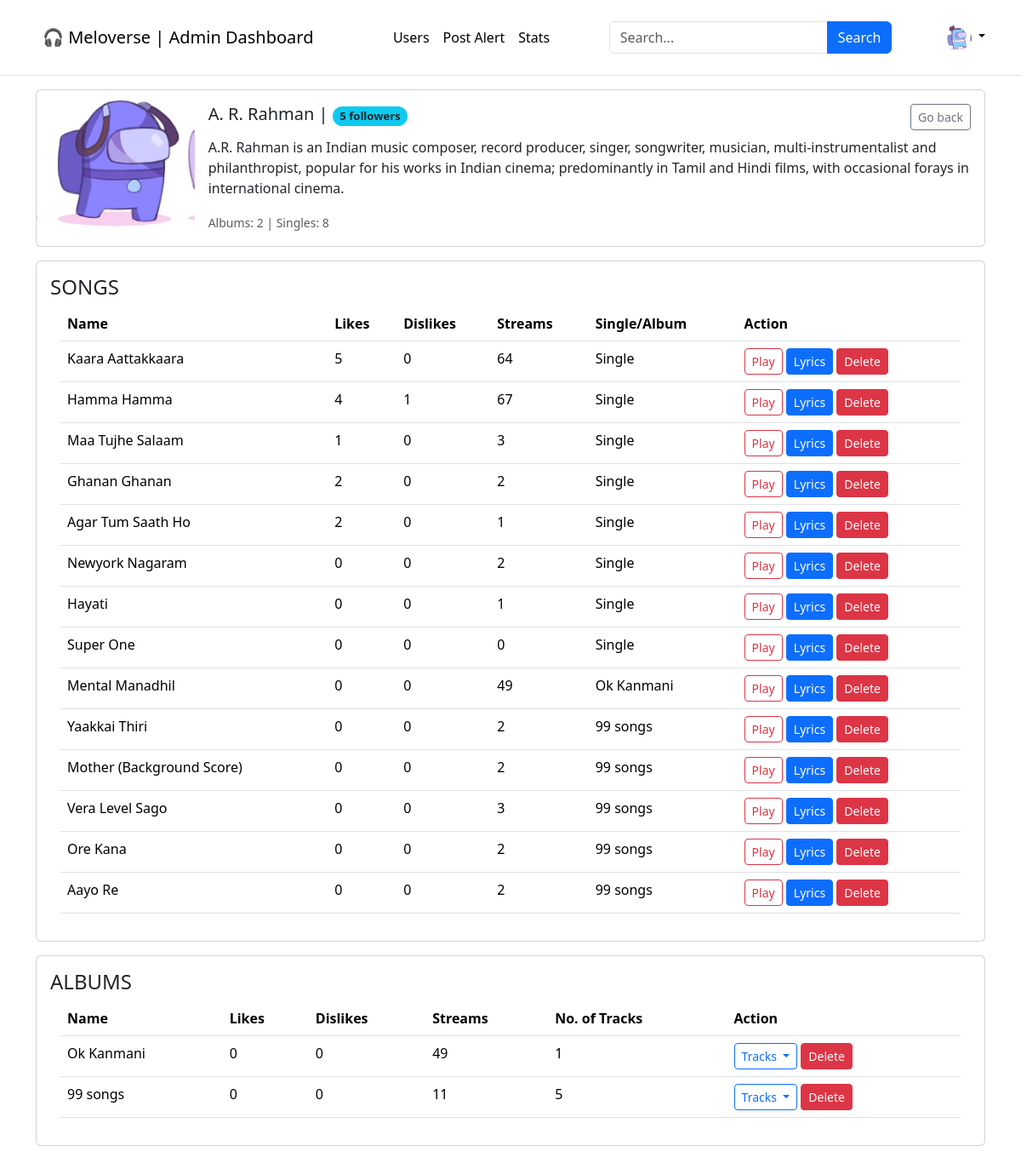
The app's page /admin/creator/4 (signed in), older data.
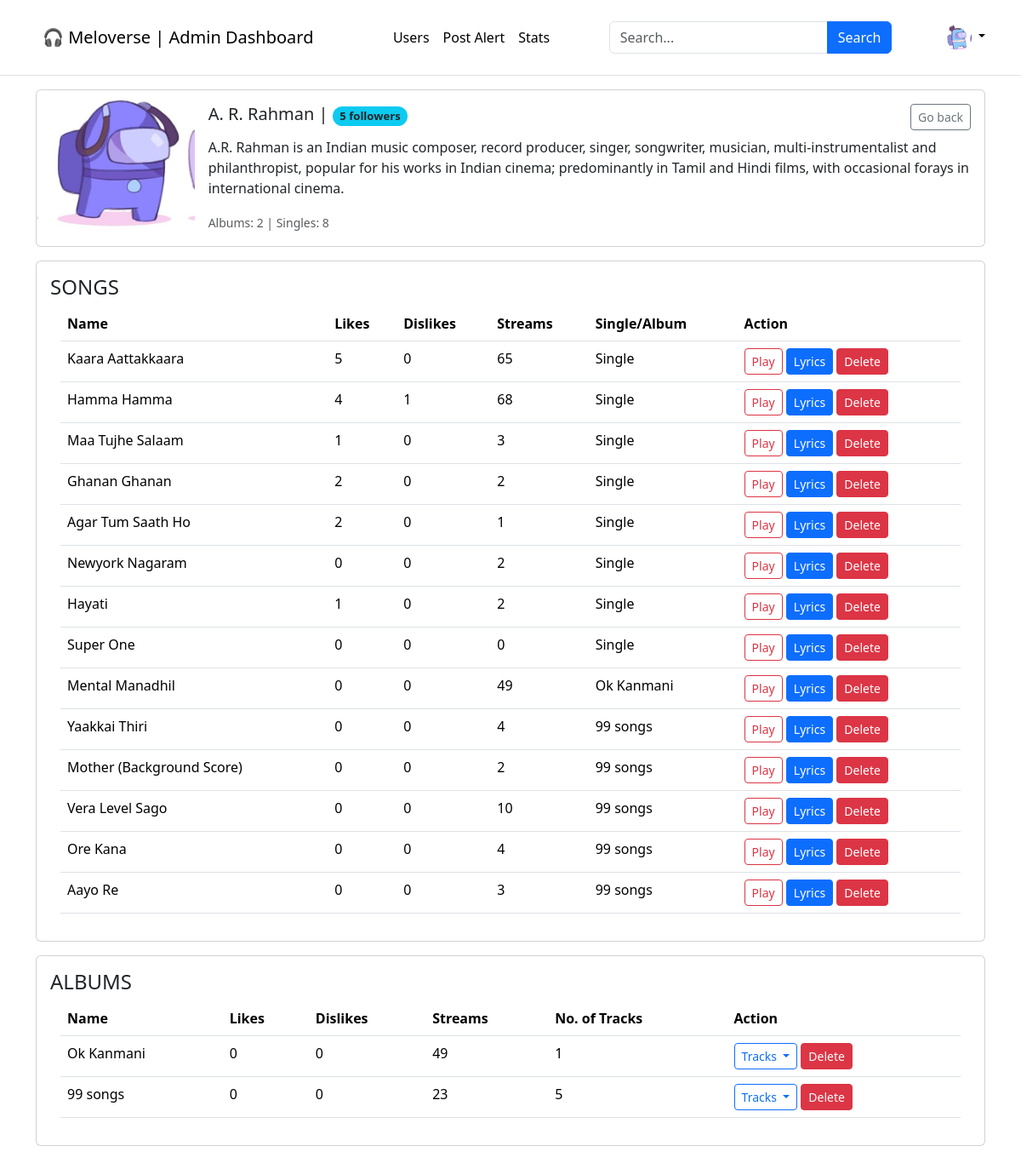
The same page, newer data.
### application/models.py (models this page shows)
class Tracks(db.Model):
    __tablename__ = "tracks"
    track_id = db.Column(db.Integer, primary_key=True, autoincrement=True)
    track_name = db.Column(db.String, nullable=False)
    artists = db.Column(db.String)
    creator_id = db.Column(db.String, db.ForeignKey("creator.creator_name"))
    track_file = db.Column(db.String, nullable=False)
    genre = db.Column(db.String)
    lyrics = db.Column(db.String)
    duration = db.Column(db.String)
    date_created = db.Column(db.Date)
    album_id = db.Column(db.Integer, default=0)
    likes = db.Column(db.Integer, default=0)
    dislikes = db.Column(db.Integer, default=0)
    plays = db.Column(db.Integer, default=0)

class Album(db.Model):
    __tablename__ = "album"
    album_id = db.Column(db.Integer, autoincrement=True, primary_key=True)
    creator_id = db.Column(db.String, db.ForeignKey("creator.creator_id"))
    album_name = db.Column(db.String, nullable=False)
    release_year = db.Column(db.String)
    genre = db.Column(db.String)
    description = db.Column(db.String)
    no_of_tracks = db.Column(db.Integer, default=0)
    date_created = db.Column(db.Date)

### application/app_controllers/admin.py (the view, shortened to what this page needs)
@admin.route("/admin/creator/<creator>", methods=["GET", "POST"])
@login_required
def creator_profile(creator):
    creator = Creator.query.get(creator)
    singles = Tracks.query.filter_by(creator_id=creator.creator_id, album_id=0).all()
    album_tracks = (
        db.session.query(Album, Tracks)
        .filter(Album.creator_id == creator.creator_id)
        .join(Album, Album.album_id == Tracks.album_id)
        .all()
    )
    songs = (
        db.session.query(Tracks, Album.album_name)
        .join(Album, Tracks.album_id == Album.album_id)
        .filter(Tracks.creator_id == creator.creator_id)
        .all()
    )
    tracks_alias = aliased(Tracks)
    album_obj = (
        db.session.query(
            Album,
            db.func.sum(tracks_alias.plays).label("total_plays"),
            db.func.sum(tracks_alias.likes).label("total_likes"),
            db.func.sum(tracks_alias.dislikes).label("total_dislikes"),
        )
        .join(tracks_alias, Album.album_id == tracks_alias.album_id)
        .join(Creator, Album.creator_id == Creator.creator_id)
        .filter(Creator.creator_id == creator.creator_id)
        .group_by(
            Album.album_id,
            Album.album_name,
            Album.release_year,
            Album.genre,
            Album.description,
            Album.no_of_tracks,
        )
        .all()
    )
    return render_template(
        "admin/creator_profile.html",
        creator=creator,
        albums_obj=album_obj,
        singles=singles,
        songs=songs,
        album_tracks=album_tracks,
    )

### application/app_controllers/auth.py (called while the page is built)
@login_manager.user_loader
def loader_user(user_id):
    return Users.query.get(user_id)

### templates/admin/creator_profile.html (shortened to what the changed rows need)
{% extends 'admin/admin_dashboard.html' %}
{% block body %}
<div class="container">
    <section>
        {% if singles!=[] or songs!=[] %}
        <div class="card mb-3">
            <div class="card-body">
                <div class="container">
                    <table class="table table-hover">
                        <thead>
                            <tr>
                                <th>Name</th>
                                <th>Likes</th>
                                <th>Dislikes</th>
                                <th>Streams</th>
                                <th>Single/Album</th>
                                <th>Action</th>
                            </tr>
                        </thead>
                        <tbody>
                            {% for song in singles %}
                            <tr>
                                <td>{{ song.track_name }}</td>
                                <td>{{ song.likes }}</td>
                                <td>{{ song.dislikes }}</td>
                                <td>{{ song.plays }}</td>
                                <td>Single</td>
                                <td>
                                    <button type="button" class="btn btn-outline-danger btn-sm"
                                        data-track-id="{{ song.track_id }}" data-track-file="{{ song.track_file }}"
                                        data-track-name="{{ song.track_name }}" data-artists="{{ song.artists }}"
                                        data-creatorid="{{ creator.creator_id }}" data-lyrics="{{ song.lyrics }}"
                                        data-creator="{{ creator.creator_name }}"
                                        data-current-user-name="{{ current_user.username }}"
                                        data-current-user-id="{{ current_user.id }}" style="position: relative;">
                                        Play
                                    </button>
                                    <button type="button" class="btn btn-primary btn-sm" data-bs-toggle="modal"
                                        data-bs-target="#lyrics_{{ song.track_id }}">
                                        Lyrics
                                    </button>
                                    <button type="button" class="btn btn-danger btn-sm" data-bs-toggle="modal"
                                        data-bs-target="#deletesingle_{{ song.track_id }}">
                                        Delete
                                    </button>
                                </td>
                            </tr>
                            {% endfor %}
                            {% for song, album in songs %}
                            <tr>
                                <td>{{ song.track_name }}</td>
                                <td>{{ song.likes }}</td>
                                <td>{{ song.dislikes }}</td>
                                <td>{{ song.plays }}</td>
                                <td>{{ album }}</td>
                                <td>
                                    <button type="button" class="btn btn-outline-danger btn-sm"
                                        data-track-id="{{ song.track_id }}" data-track-file="{{ song.track_file }}"
                                        data-track-name="{{ song.track_name }}" data-artists="{{ song.artists }}"
                                        data-creatorid="{{ creator.creator_id }}" data-lyrics="{{ song.lyrics }}"
                                        data-creator="{{ creator.creator_name }}"
                                        data-current-user-name="{{ current_user.username }}"
                                        data-current-user-id="{{ current_user.id }}" style="position: relative;">
                                        Play
                                    </button>
                                    <button type="button" class="btn btn-primary btn-sm" data-bs-toggle="modal"
                                        data-bs-target="#lyrics_{{ song.track_id }}">
                                        Lyrics
                                    </button>
                                    <button type="button" class="btn btn-danger btn-sm" data-bs-toggle="modal"
                                        data-bs-target="#deletesong_{{ song.track_id }}">
                                        Delete
                                    </button>
                                </td>
                            </tr>
                            {% endfor %}
                        </tbody>
                    </table>
                </div>
            </div>
        </div>
        {% else %}
        <h5>No songs published!!</h5>
        {% endif %}
    </section>
    <section>
        {% if albums_obj!=[] %}
        <div class="card mb-3">
            <div class="card-body">
                <div class="container">
                    <table class="table table-hover">
                        <thead>
                            <tr>
                                <th>Name</th>
                                <th>Likes</th>
                                <th>Dislikes</th>
                                <th>Streams</th>
                                <th>No. of Tracks</th>
                                <th>Action</th>
                            </tr>
                        </thead>
                        <tbody>
                            {% for album, plays, likes, dislikes in albums_obj %}
                            <tr>
                                <td>{{ album.album_name }}</td>
                                <td>{{ likes }}</td>
                                <td>{{ dislikes }}</td>
                                <td>{{ plays }}</td>
                                <td>{{ album.no_of_tracks }}</td>
                                <td>
                                    <button class="btn dropdown-toggle btn-sm btn-outline-primary" type="button"
                                        data-bs-toggle="dropdown" style="text-decoration: none;">
                                        Tracks
                                    </button>
                                    <button type="button" class="btn btn-danger btn-sm" data-bs-toggle="modal"
                                        data-bs-target="#deletealbum_{{ album.album_id }}">
                                        Delete
                                    </button>
                                </td>
                            </tr>
                            {% endfor %}
                        </tbody>
                    </table>
                </div>
            </div>
        </div>
    </section>
    {% else %}
    <h5>No Albums published!!</h5>
    {% endif %}
</div>
{% endblock %}

Row changes from the older to the newer data that the page shows:
changed Tracks "Kaara Aattakkaara": plays "64" → "65"
changed Tracks "Hamma Hamma": plays "67" → "68"
changed Tracks "Hayati": likes "0" → "1"; plays "1" → "2"
changed Tracks "Yaakkai Thiri": plays "2" → "4"
changed Tracks "Vera Level Sago": plays "3" → "10"
changed Tracks "Ore Kana": plays "2" → "4"
changed Tracks "Aayo Re": plays "2" → "3"
computed for Album "99 songs": plays "11" → "23"
